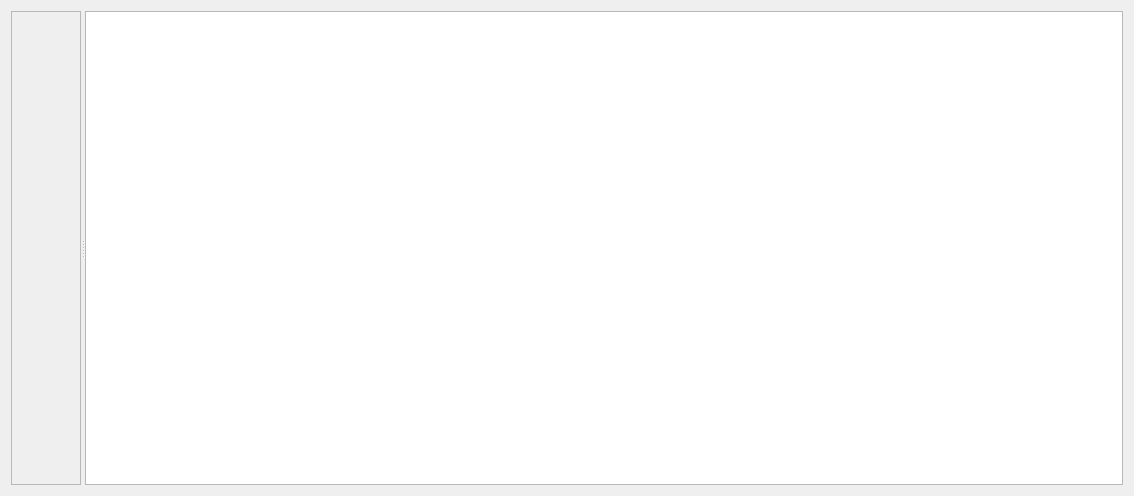
<?xml version="1.0" encoding="UTF-8"?>
<ui version="4.0">
 <class>RevisionTree</class>
 <widget class="QWidget" name="RevisionTree">
  <property name="geometry">
   <rect>
    <x>0</x>
    <y>0</y>
    <width>1134</width>
    <height>496</height>
   </rect>
  </property>
  <property name="windowTitle">
   <string>Form</string>
  </property>
  <layout class="QHBoxLayout" name="horizontalLayout">
   <item>
    <widget class="QSplitter" name="splitter">
     <property name="orientation">
      <enum>Qt::Horizontal</enum>
     </property>
     <widget class="QScrollArea" name="scrollArea">
      <property name="verticalScrollBarPolicy">
       <enum>Qt::ScrollBarAsNeeded</enum>
      </property>
      <property name="widgetResizable">
       <bool>true</bool>
      </property>
      <widget class="RevisionTreeWidget" name="revisionTreeWidget">
       <property name="geometry">
        <rect>
         <x>0</x>
         <y>0</y>
         <width>73</width>
         <height>476</height>
        </rect>
       </property>
       <property name="sizePolicy">
        <sizepolicy hsizetype="Expanding" vsizetype="Expanding">
         <horstretch>0</horstretch>
         <verstretch>0</verstretch>
        </sizepolicy>
       </property>
       <property name="baseSize">
        <size>
         <width>100</width>
         <height>700</height>
        </size>
       </property>
      </widget>
     </widget>
     <widget class="QTableView" name="revisionTableView">
      <property name="minimumSize">
       <size>
        <width>20</width>
        <height>50</height>
       </size>
      </property>
      <property name="baseSize">
       <size>
        <width>100</width>
        <height>700</height>
       </size>
      </property>
      <property name="styleSheet">
       <string notr="true">QHeaderView::section {
    background-color: grey;
    color: white;
    padding-left: 4px;
    border: 1px solid #6c6c6c;
}

QHeaderView::section:checked
{
    background-color: rgb(47, 85, 27);
}</string>
      </property>
     </widget>
    </widget>
   </item>
  </layout>
 </widget>
 <customwidgets>
  <customwidget>
   <class>RevisionTreeWidget</class>
   <extends>QWidget</extends>
   <header location="global">revisiontreewidget.h</header>
   <container>1</container>
  </customwidget>
 </customwidgets>
 <resources/>
 <connections/>
</ui>
